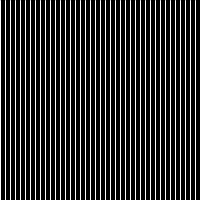
Frame 1 (no input)
Frame 60 (the mouse pressed at the canvas centre just before this capture): identical to frame 1, image omitted
Frame 120 (the mouse held since frame 60 and released just before this capture): identical to frame 1, image omitted

The Processing sketch that drew this single still picture (run headless with seeded random() and noise(); from frame 60 on, the mouse is pressed at the canvas centre):

// Processing sketch: exemple_10_04_variable_locale
// ── exemple_10_04_variable_locale.pde
void setup() {
  size(200, 200);
  // la variable x n'est pas utilisable ici.
}

void draw() {
  background(0);
  // Déclaration de la variable locale x.
  int x = 0;
  // x est utilisable dans ce bloc à partir de là.
  // Elle est utilisable dans le bloc du while car
  // ce dernier est imbriqué dans celui de draw.
  while(x < width) {
    stroke(255);
    line(x, 0, x, height);
    x += 5;
  }
}

void mousePressed() {
  // La variable x n'est pas utilisable ici.
  println("Un bouton de la souris est pressé !");
}
